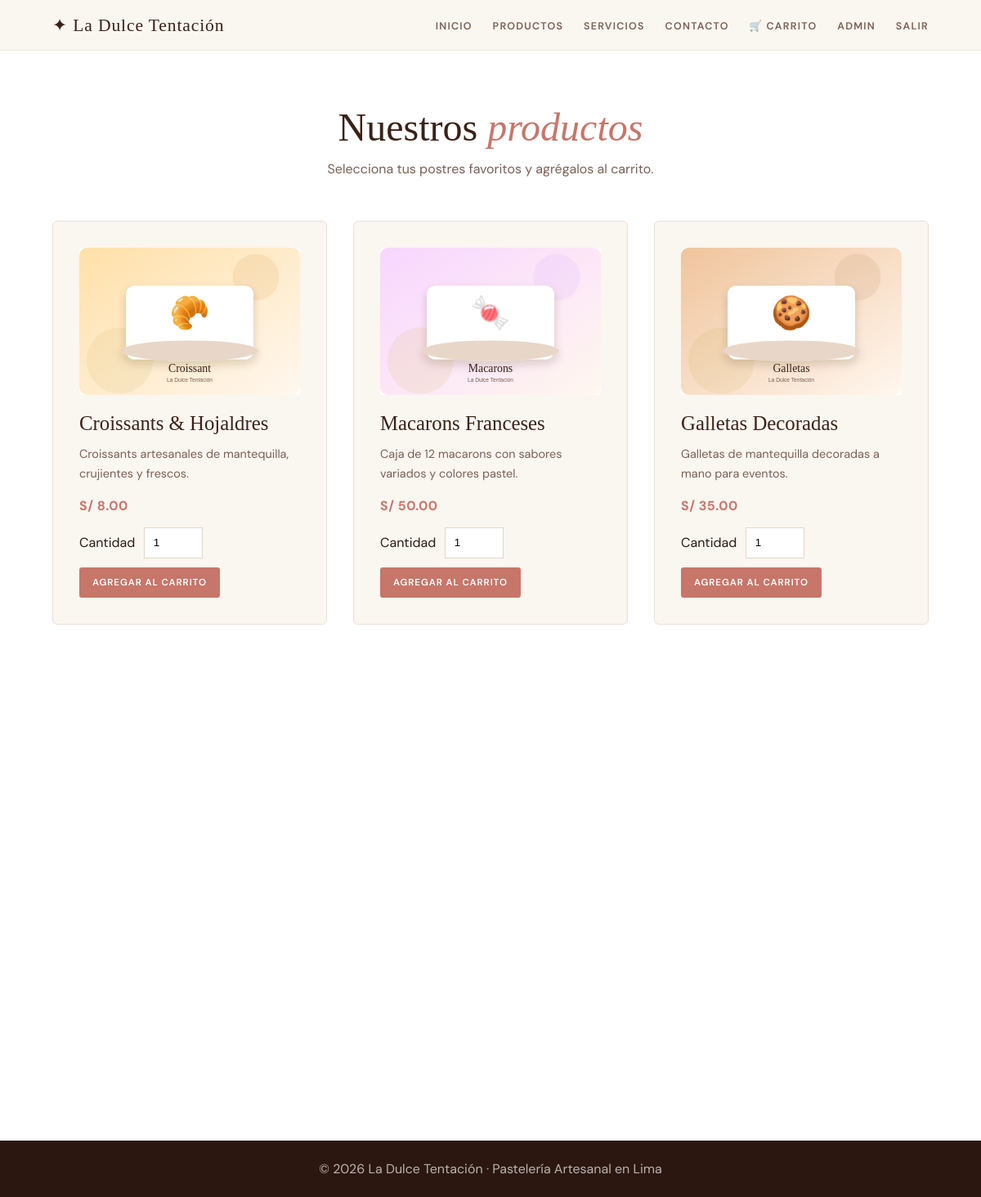
Page /productos (signed in) on the committed database.
### tables this page shows
CREATE TABLE productos (
            id INTEGER PRIMARY KEY AUTOINCREMENT,
            nombre TEXT NOT NULL,
            descripcion TEXT NOT NULL,
            precio REAL NOT NULL,
            imagen TEXT NOT NULL,
            activo INTEGER NOT NULL DEFAULT 1
        );

### app.py (the view)
@app.route("/productos")
def productos_publicos():
    return render_template("productos.html", productos=obtener_productos())

### app.py (called while the page is built)
def db_conn():
    conn = sqlite3.connect(DB_PATH)
    conn.row_factory = sqlite3.Row
    return conn

@app.before_request
def asegurar_db():
    init_db()

def obtener_productos(activos=True):
    with db_conn() as conn:
        if activos:
            return conn.execute("SELECT * FROM productos WHERE activo=1 ORDER BY id DESC").fetchall()
        return conn.execute("SELECT * FROM productos ORDER BY id DESC").fetchall()

### templates/productos.html (shortened to what this page needs)
{% extends "base.html" %}
{% block content %}
<section class="page-section">
  <div class="section-header">
    <h2>Nuestros <em>productos</em></h2>
    <p>Selecciona tus postres favoritos y agrégalos al carrito.</p>
  </div>
  <div class="cards-grid product-grid">
    {% for p in productos %}
    <article class="card product-card">
      <img class="product-img" src="{{ url_for('static', filename='images/' ~ p.imagen) }}" alt="{{ p.nombre }}">
      <h3>{{ p.nombre }}</h3>
      <p>{{ p.descripcion }}</p>
      <span class="price">S/ {{ '%.2f'|format(p.precio) }}</span>
      <form method="post" action="{{ url_for('agregar_carrito', producto_id=p.id) }}" class="add-form">
        <label for="cantidad-{{ p.id }}">Cantidad</label>
        <input id="cantidad-{{ p.id }}" name="cantidad" type="number" min="1" value="1">
        <button class="btn-mini" type="submit">Agregar al carrito</button>
      </form>
    </article>
    {% endfor %}
  </div>
</section>
{% endblock %}

### templates/base.html (shortened to what this page needs)
<!DOCTYPE html>
<html lang="es">
<head>
  <link rel="stylesheet" href="{{ url_for('static', filename='css/style.css') }}">
</head>
<body>
  <nav class="main-nav" aria-label="Navegación principal">
    <a class="logo" href="{{ url_for('home') }}">✦ La Dulce Tentación</a>
    <ul class="nav-links">
      <li><a href="{{ url_for('home') }}#inicio">Inicio</a></li>
      <li><a href="{{ url_for('productos_publicos') }}">Productos</a></li>
      <li><a href="{{ url_for('home') }}#servicios">Servicios</a></li>
      <li><a href="{{ url_for('home') }}#contacto">Contacto</a></li>
      <li><a href="{{ url_for('carrito') }}" class="cart-link">🛒 Carrito</a></li>
      {% if session.get('rol') == 'admin' %}
        <li><a href="{{ url_for('admin_dashboard') }}" class="admin-link">Admin</a></li>
        <li><a href="{{ url_for('logout') }}">Salir</a></li>
      {% elif session.get('rol') == 'cliente' %}
        <li><a href="{{ url_for('mi_cuenta') }}">Mi cuenta</a></li>
        <li><a href="{{ url_for('logout') }}">Salir</a></li>
      {% else %}
        <li><a href="{{ url_for('login') }}">Iniciar sesión</a></li>
        <li><a href="{{ url_for('registro') }}" class="admin-link">Registrarse</a></li>
      {% endif %}
    </ul>
  </nav>
  <main>
    {% block content %}{% endblock %}
  </main>
  <footer>
    <p>© 2026 La Dulce Tentación · Pastelería Artesanal en Lima</p>
  </footer>
</body>
</html>

### static/css/style.css (style rules this page uses)
:root { --cream:#faf6f0;--rose:#c8756a;--rose-dark:#a85a50;--brown:#3a2218;--gold:#c9a84c;--text:#2a1a12;--text-light:#7a6055;--white:#fff;--danger:#b33a3a;--font-display:'Cormorant Garamond',serif;--font-body:'DM Sans',sans-serif }
* { margin:0;padding:0;box-sizing:border-box }
html { scroll-behavior:smooth }
body { font-family:var(--font-body);background:var(--cream);color:var(--text);overflow-x:hidden }
a { color:var(--rose-dark) }
.main-nav { position:fixed;top:0;left:0;right:0;z-index:100;display:flex;justify-content:space-between;align-items:center;padding:1.1rem 4rem;background:rgba(250,246,240,.94);backdrop-filter:blur(10px);border-bottom:1px solid rgba(201,168,76,.2) }
.logo { font-family:var(--font-display);font-size:1.35rem;color:var(--brown);letter-spacing:.04em;text-decoration:none }
.nav-links { list-style:none;display:flex;gap:1.55rem;align-items:center }
.nav-links a { text-decoration:none;font-size:.78rem;font-weight:600;letter-spacing:.1em;text-transform:uppercase;color:var(--text-light);transition:.25s }
.nav-links a:hover,.cart-link,.admin-link { color:var(--rose) }
.hero h1 em,.section-header h2 em,.login-card em { font-style:italic;color:var(--rose) }
.btn-primary,.btn-secondary,.btn-mini { display:inline-block;border:0;text-decoration:none;cursor:pointer;font-family:var(--font-body);font-weight:600;letter-spacing:.08em;text-transform:uppercase;border-radius:3px;transition:.25s }
.btn-mini { padding:.7rem 1rem;background:var(--rose);color:white;font-size:.72rem }
.menu-section,.page-section { padding:6.5rem 4rem;background:var(--white) }
.page-section { min-height:78vh;padding-top:8rem }
.section-header { text-align:center;margin-bottom:3.3rem }
.section-header h2 { font-family:var(--font-display);font-size:clamp(2.2rem,4vw,3.2rem);font-weight:300;color:var(--brown);margin-bottom:.8rem }
.section-header p { font-size:1rem;color:var(--text-light) }
.cards-grid { display:grid;grid-template-columns:repeat(auto-fit,minmax(260px,1fr));gap:2rem;max-width:1120px;margin:0 auto }
.card { padding:2rem;border:1px solid #ede0d4;border-radius:6px;transition:.3s;background:var(--cream) }
.product-img { width:100%;height:180px;object-fit:contain;margin-bottom:1rem;background:white;border-radius:4px }
.card h3 { font-family:var(--font-display);font-size:1.55rem;font-weight:400;color:var(--brown);margin-bottom:.7rem }
.card p { font-size:.9rem;color:var(--text-light);line-height:1.7;margin-bottom:1rem }
.price { display:block;font-size:1rem;font-weight:700;letter-spacing:.03em;color:var(--rose);margin-bottom:1rem }
.add-form { display:flex;gap:.7rem;align-items:center;flex-wrap:wrap }
.add-form input { width:72px;padding:.65rem;border:1px solid #e2d6c9 }
footer { text-align:center;padding:1.5rem;background:#2b1710;color:rgba(250,246,240,.7) }

### rows in the picture
productos: imagen (picture), nombre "Croissants & Hojaldres", descripcion "Croissants artesanales de mantequilla, crujientes y frescos.", precio "8.00"
productos: imagen (picture), nombre "Macarons Franceses", descripcion "Caja de 12 macarons con sabores variados y colores pastel.", precio "50.00"
productos: imagen (picture), nombre "Galletas Decoradas", descripcion "Galletas de mantequilla decoradas a mano para eventos.", precio "35.00"
